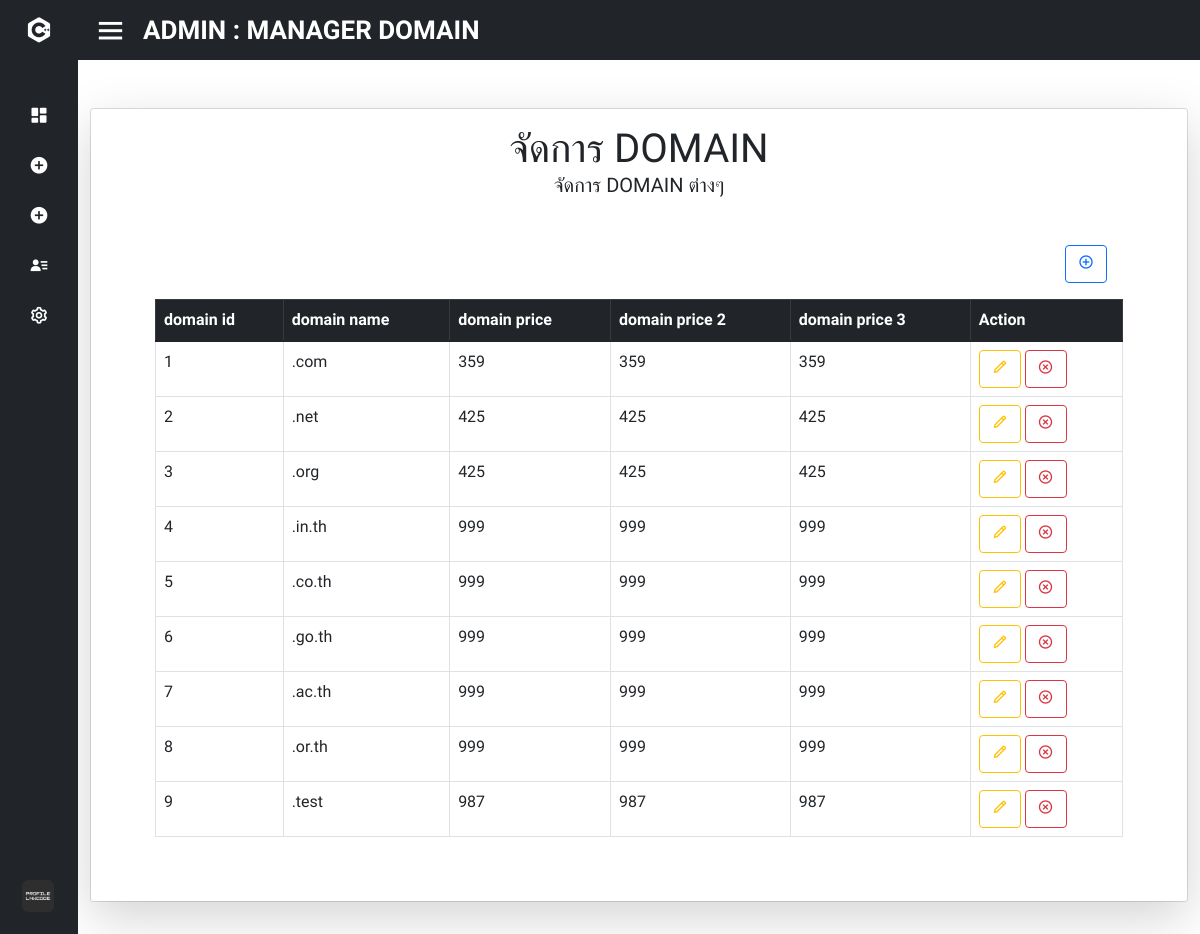
/gg/admin_manage_domain.php (signed in), run on the app's committed database.
### tables this page shows
CREATE TABLE IF NOT EXISTS `package_plan_domain` (
  `pack_domain_id` int(50) NOT NULL AUTO_INCREMENT,
  `pack_domain_name` varchar(50) NOT NULL,
  `pack_domain_price` float NOT NULL,
  `pack_domain_price_2` float NOT NULL,
  `pack_domain_price_3` float NOT NULL,
  PRIMARY KEY (`pack_domain_id`) USING BTREE,
  KEY `pack_domain_name` (`pack_domain_name`) USING BTREE
);

### gg/admin_manage_domain.php (the view, shortened to what this page needs)
<!DOCTYPE html>
<html lang="en" dir="ltr">
  <head>
    <link rel="stylesheet" href="stylet.css">
    <link href='https://unpkg.com/boxicons@2.0.7/css/boxicons.min.css' rel='stylesheet'>
    <link rel="stylesheet" href="https://cdn.jsdelivr.net/npm/bootstrap-icons@1.8.1/font/bootstrap-icons.css">
    <link rel="stylesheet" href="myProjects/webProject/icofont/css/icofont.min.css">
    <link rel="stylesheet" href="https://cdnjs.cloudflare.com/ajax/libs/font-awesome/4.7.0/css/font-awesome.min.css">
    <link href="https://cdn.jsdelivr.net/npm/bootstrap@5.1.3/dist/css/bootstrap.min.css" rel="stylesheet">
   </head>
<body>
<?php
  require_once "config/db.php";
?>
<div class="sidebar close">
    <div class="logo-details">
      <i class='bx bxl-c-plus-plus'></i>
    </div>
    <ul class="nav-links">
      <li>
        <a href="admin.php">
          <i class='bx bxs-dashboard'></i>
        </a>
      </li>
      <li>
        <div class="iocn-link">
          <a href="#">
            <i class='bx bxs-plus-circle'></i>
          </a>
        </div>
      </li>
      <li>
        <div class="iocn-link">
          <a href="#">
            <i class='bx bxs-plus-circle'></i>
          </a>
        </div>
      </li>
      <li>
        <div class="iocn-link">
          <a href="#">
            <i class='bx bxs-user-detail'></i>
          </a>
        </div>
      </li>
      <li>
        <div class="iocn-link">
          <a href="#">
            <i class='bx bx-cog' ></i>
          </a>
        </div>
      </li>
      <li>
    <div class="profile-details">
      <div class="profile-content">
        <img src="image/profile.jpg" alt="profileImg">
      </div>
    </div>
  </li>
</ul>
  </div>
  <section class="home-section">
    <div class="home-content">
      <i class='bx bx-menu' style='color:#ffffff'  ></i>
      <span class="text" style='color:#ffffff' >ADMIN : MANAGER DOMAIN</span>
    </div>
  <div class="p-4">
  </div>
  <center><div class="container">
    <div class="card">
      <div class="card-body shadow-lg">
        <h1 class="text-uppercase text-center mb-3">จัดการ DOMAIN<p class="fs-5">จัดการ DOMAIN ต่างๆ </p></h1>
        <div class="m-5" >
          <form class="d-flex justify-content-end m-3" action="" method="post" enctype="multipart/form-data">
                  <button type="button" name="submit_additem" class="btn btn-outline-primary" data-bs-toggle="modal" data-bs-target="#exampleModal">
                  <i class='bx bx-plus-circle'></i>
                  </button>
          </form>
          <table class="table table-bordered">
            <thead class="table-dark">
              <tr>
                <th scope="col">domain id</th>
                <th scope="col">domain name</th>
                <th scope="col">domain price</th>
                <th scope="col">domain price 2</th>
                <th scope="col">domain price 3</th>
                <th scope="col">Action</th>
              </tr>
            </thead>
            <tbody>
            <?php
                $result = $conn->query("SELECT * FROM package_plan_domain");
                if ($result !== false) {
                while($item = $result->fetch()) {
            ?>
              <tr>
                <td><?php echo $item['pack_domain_id'] ?></td>
                <td><?php echo $item['pack_domain_name'] ?></td>
                <td><?php echo $item['pack_domain_price'] ?></td>
                <td><?php echo $item['pack_domain_price_2'] ?></td>
                <td><?php echo $item['pack_domain_price_3'] ?></td>
                <td>
                  <a href="admin_edit_domain.php?update_id=<?= $item['pack_domain_id']; ?>" class="btn btn-outline-warning"><i class='bx bx-pencil'></i></a>
                  <a href="?delete_id=<?= $item['pack_domain_id']; ?>" class="btn btn-outline-danger"><i class='bx bx-x-circle'></i></a>
                </td>
                <?php }
                    } ?>
              </tr>
            </tbody>
          </table>
        </div>
      </div>
    </div>
  </div></center>
  <div class="p-3">
  </div>
</section>
</body>
</html>

### gg/stylet.css (style rules this page uses)
* { margin: 0; padding: 0; box-sizing: border-box; font-family: 'Mitr', sans-serif; }
.sidebar { position: fixed; top: 0; left: 0; height: 100%; width: 260px; background: #212529; z-index: 100; transition: all 0.5s ease; }
.sidebar.close { width: 78px; }
.sidebar .logo-details { height: 60px; width: 100%; display: flex; align-items: center; }
.sidebar .logo-details i { font-size: 30px; color: #fff; height: 50px; min-width: 78px; text-align: center; line-height: 50px; }
.sidebar .nav-links { height: 100%; padding: 30px 0 150px 0; overflow: auto; }
.sidebar.close .nav-links { overflow: visible; }
.sidebar .nav-links li { position: relative; list-style: none; transition: all 0.4s ease; }
.sidebar .nav-links li .iocn-link { display: flex; align-items: center; justify-content: space-between; }
.sidebar.close .nav-links li .iocn-link { display: block }
.sidebar .nav-links li i { height: 50px; min-width: 78px; text-align: center; line-height: 50px; color: #fff; font-size: 20px; cursor: pointer; transition: all 0.3s ease; }
.sidebar .nav-links li a { display: flex; align-items: center; text-decoration: none; }
.sidebar .profile-details { position: fixed; bottom: 0; width: 260px; display: flex; align-items: center; justify-content: space-between; background: #212529; padding: 12px 0; transition: all 0.5s ease; }
.sidebar.close .profile-details { background: none; }
.sidebar.close .profile-details { width: 78px; }
.sidebar .profile-details .profile-content { display: flex; align-items: center; }
.sidebar .profile-details img { height: 52px; width: 52px; object-fit: cover; border-radius: 16px; margin: 0 14px 0 12px; background: #212529; transition: all 0.5s ease; }
.sidebar.close .profile-details img { padding: 10px; }
.home-section { position: relative; background: #fff; height: 100vh; left: 260px; width: calc(100% - 260px); transition: all 0.5s ease; }
.sidebar.close ~ .home-section { left: 78px; width: calc(100% - 78px); }
.home-section .home-content { height: 60px; display: flex; align-items: center; }
.home-section .home-content .bx-menu, .home-section .home-content .text { color: #11101d; font-size: 35px; }
.home-section .home-content .bx-menu { margin: 0 15px; cursor: pointer; }
.home-section .home-content .text { font-size: 26px; font-weight: 600; }
.home-content { background: #212529; }

### data on the page
package_plan_domain: pack_domain_id "1", pack_domain_name ".com", pack_domain_price "359", pack_domain_price_2 "359", pack_domain_price_3 "359"
package_plan_domain: pack_domain_id "2", pack_domain_name ".net", pack_domain_price "425", pack_domain_price_2 "425", pack_domain_price_3 "425"
package_plan_domain: pack_domain_id "3", pack_domain_name ".org", pack_domain_price "425", pack_domain_price_2 "425", pack_domain_price_3 "425"
package_plan_domain: pack_domain_id "4", pack_domain_name ".in.th", pack_domain_price "999", pack_domain_price_2 "999", pack_domain_price_3 "999"
package_plan_domain: pack_domain_id "5", pack_domain_name ".co.th", pack_domain_price "999", pack_domain_price_2 "999", pack_domain_price_3 "999"
package_plan_domain: pack_domain_id "6", pack_domain_name ".go.th", pack_domain_price "999", pack_domain_price_2 "999", pack_domain_price_3 "999"
package_plan_domain: pack_domain_id "7", pack_domain_name ".ac.th", pack_domain_price "999", pack_domain_price_2 "999", pack_domain_price_3 "999"
package_plan_domain: pack_domain_id "8", pack_domain_name ".or.th", pack_domain_price "999", pack_domain_price_2 "999", pack_domain_price_3 "999"
package_plan_domain: pack_domain_id "9", pack_domain_name ".test", pack_domain_price "987", pack_domain_price_2 "987", pack_domain_price_3 "987"
